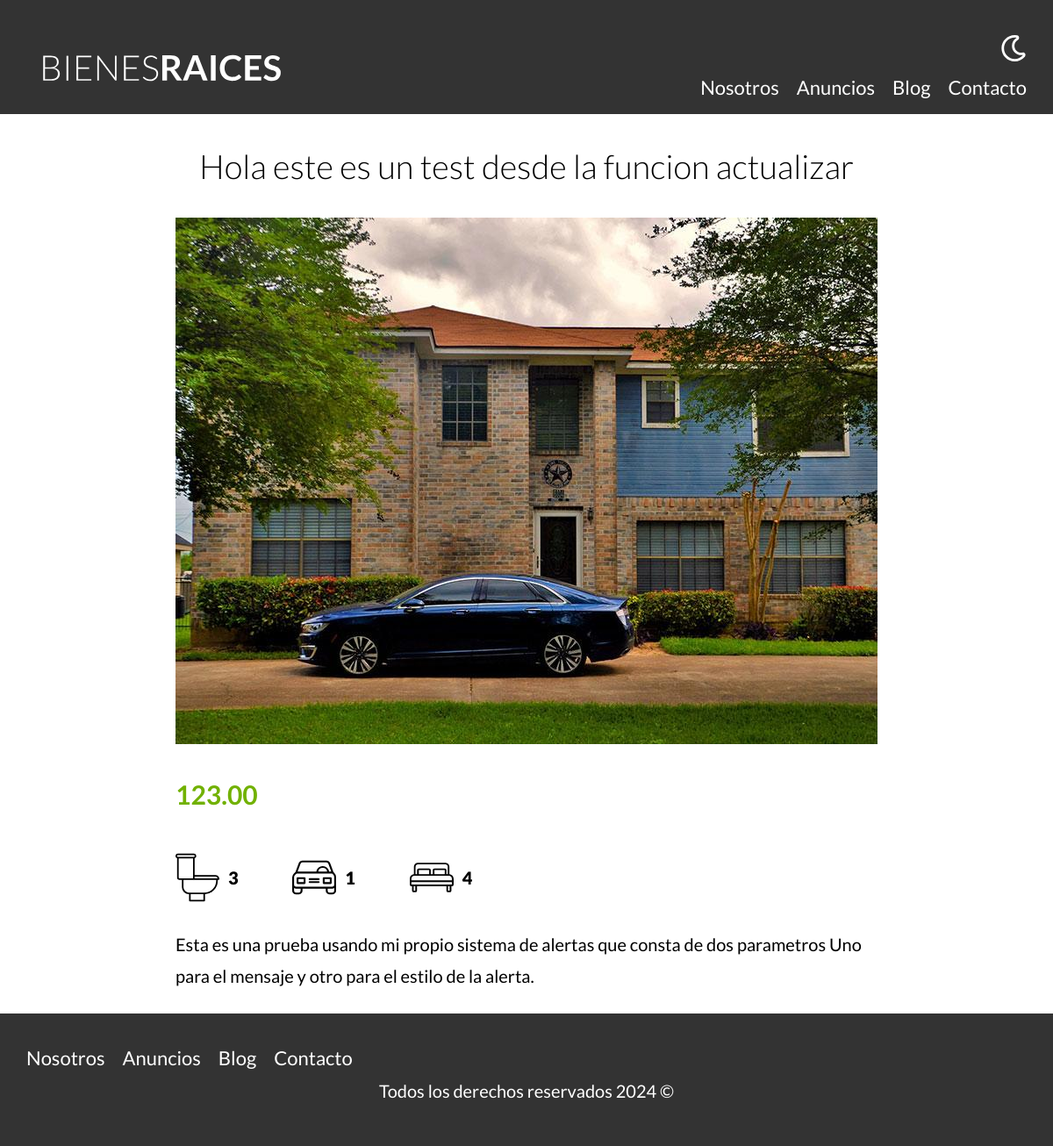
Screenshot of /propiedad?id=13 with the database file from the repository.
### tables this page shows
CREATE TABLE `propiedades` (
  `id` int(10) unsigned NOT NULL AUTO_INCREMENT,
  `creado` timestamp NOT NULL DEFAULT current_timestamp(),
  `titulo` varchar(255) DEFAULT NULL,
  `precio` double(10,2) DEFAULT NULL,
  `descripcion` text DEFAULT NULL,
  `habitaciones` tinyint(4) DEFAULT NULL,
  `wc` tinyint(4) DEFAULT NULL,
  `estacionamientos` tinyint(4) DEFAULT NULL,
  `vendedor_id` int(11) DEFAULT NULL,
  `imagen` varchar(255) DEFAULT NULL,
  PRIMARY KEY (`id`)
);

### controllers/PaginasController.php (called while the page is built, shortened)
<?php
    class PaginasController{
        public static function propiedad( Router $router ){
            $id = validarIDRedireccionar("/propiedades");
            $propiedad = Propiedad::find($id);
            $router->render("paginas/propiedad",[
                "propiedad" => $propiedad
            ]);
        }
    }

### public/index.php (called while the page is built, shortened)
<?php
    $router = new Router();
    $router->get("/admin", [PropiedadController::class, "index"]);
    $router->get("/propiedades/crear", [PropiedadController::class, "crear"]);
    $router->get("/propiedades/actualizar", [PropiedadController::class, "actualizar"]);
    $router->post("/propiedades/crear", [PropiedadController::class, "crear"] );
    $router->post("/propiedades/actualizar", [PropiedadController::class, "actualizar"]);
    $router->post("/propiedades/eliminar", [PropiedadController::class, "eliminar"]);
    $router->get("/vendedores/crear", [VendedorController::class, "crear"]);
    $router->get("/vendedores/actualizar", [VendedorController::class, "actualizar"] );
    $router->post("/vendedores/crear", [VendedorController::class, "crear"]);
    $router->post("/vendedores/actualizar", [VendedorController::class, "actualizar"]);
    $router->post("/vendedores/eliminar", [VendedorController::class, "eliminar"]);
    $router->get("/", [PaginasController::class, "index"]);
    $router->get("/nosotros", [PaginasController::class, "nosotros"]);
    $router->get("/propiedades", [PaginasController::class, "propiedades"]);
    $router->get("/propiedad", [PaginasController::class, "propiedad"]);
    $router->get("/blog", [PaginasController::class, "blog"]);
    $router->get("/entrada", [PaginasController::class, "entrada"]);
    $router->get("/contacto", [PaginasController::class, "contacto"]);
    $router->post("/contacto", [PaginasController::class, "contacto"]);
    $router->get("/login", [LoginController::class, "login"]);
    $router->post("/login", [LoginController::class, "login"]);
    $router->get("/logout", [LoginController::class, "logout"]);
    $router->protegerRuta("/admin");
    $router->protegerRuta("/propiedades/crear");
    $router->protegerRuta("/propiedades/actualizar");
    $router->protegerRuta("/propiedades/eliminar");
    $router->protegerRuta("/vendedores/crear");
    $router->protegerRuta("/vendedores/actualizar");
    $router->protegerRuta("/vendedores/eliminar");
    $router->comprobrarRutas();
?>

### includes/funciones.php (called while the page is built, shortened)
<?php
    function validarIDRedireccionar( string $url ){
        $id = filter_var($_GET["id"], FILTER_VALIDATE_INT );
        return $id;
    }

### models/ActiveRecord.php (called while the page is built, shortened)
<?php
    class ActiveRecord{
        protected static mysqli $db;
        protected static $tabla;
        public static function setDB( $database ){
            self::$db = $database;
        }
        static public function find( $id ){
            $query = "SELECT * FROM " . static::$tabla . " WHERE id = '{$id}'";
            $resultado = self::consultarSQL($query);
            return array_shift( $resultado );
        }
        static public function consultarSQL( $query ){
            $resultado = self::$db->query( $query );
            $array = [];
            while( $registro = $resultado->fetch_assoc()){
                $array[] = static::crearObjeto( $registro );
            }
            return $array;
        }
        static public function crearObjeto( $registro ){
            $objeto = new static;
            foreach($registro as $key => $value ){
                if(property_exists($objeto, $key)){
                    $objeto->$key = $value;
                }
            }
            return $objeto;
        }
    }
?>

### views/paginas/propiedad.php (the view)
<main class="contenedor seccion contenido-centrado">
    <h1><?php echo $propiedad->titulo; ?></h1>
    <img src="/imagenes/<?php echo $propiedad->imagen; ?>"  alt="imagen de la propiedad" loading="lazy">
    <div class="resumen-propiedad">
        <p class="precio"><?php echo $propiedad->precio; ?></p>
        <ul class="iconos-caracteristicas">
            <li>
                <img class="icono" loading="lazy" src="/img/icono_wc.svg" alt="icono wc">
                <p><?php echo $propiedad->wc; ?></p>
            </li>
            <li>
                <img class="icono" loading="lazy" src="/img/icono_estacionamiento.svg"
                    alt="icono estacionamiento">
                <p><?php echo $propiedad->estacionamientos; ?></p>
            </li>
            <li>
                <img class="icono" loading="lazy" src="/img/icono_dormitorio.svg" alt="icono habitaciones">
                <p><?php echo $propiedad->habitaciones; ?></p>
            </li>
        </ul>
        <p><?php echo $propiedad->descripcion; ?></p>
    </div>
</main>

### public/scss/app.css (style rules this page uses)
html { line-height: 1.15; -webkit-text-size-adjust: 100%; }
body { margin: 0; }
main { display: block; }
h1 { font-size: 2em; margin: 0.67em 0; }
img { border-style: none; }
html { font-size: 62.5%; box-sizing: border-box; height: 100%; }
*, *:before, *:after { box-sizing: inherit; }
body { font-family: "Lato", sans-serif; font-size: 1.6rem; line-height: 1.8; height: 100%; min-height: 100vh; }
p { color: #000000; font-size: 2rem; }
.contenedor { width: 95%; max-width: 120rem; margin: 0 auto; }
img, picture { width: 100%; display: block; }
h1, h2, h3 { font-family: "Lato", sans-serif; margin: 2.5rem 0; font-weight: 300; text-align: center; }
h1 { font-size: 3.8rem; }
.seccion { margin-top: 2.5rem; margin-bottom: 2.5rem; min-height: 100; }
.contenido-centrado { max-width: 80rem; }
.icono { text-align: center; }
.precio { color: #71B100; font-weight: bold; font-size: 3rem; }
.iconos-caracteristicas { display: flex; list-style: none; padding: 0; max-width: 40rem; }
.iconos-caracteristicas li { flex: 1; display: flex; }
.iconos-caracteristicas li img { flex: 0 0 5rem; margin-right: 1rem; }
.iconos-caracteristicas li p { font-weight: 900; }

### rows the page displays
propiedades: titulo "Hola este es un test desde la funcion actualizar", imagen (picture), precio "123.00", wc "3", estacionamientos "1", habitaciones "4", descripcion "Esta es una prueba usando mi propio sistema de alertas que consta de dos parametros Uno para el mensaje y otro para el estilo de la alerta."
